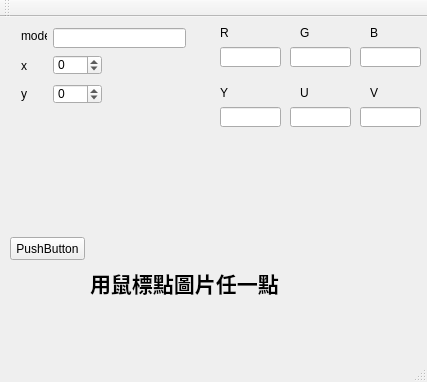
<?xml version="1.0" encoding="UTF-8"?>
<ui version="4.0">
 <class>MainWindow</class>
 <widget class="QMainWindow" name="MainWindow">
  <property name="geometry">
   <rect>
    <x>0</x>
    <y>0</y>
    <width>427</width>
    <height>382</height>
   </rect>
  </property>
  <property name="windowTitle">
   <string>MainWindow</string>
  </property>
  <widget class="QWidget" name="centralWidget">
   <widget class="QLabel" name="label">
    <property name="geometry">
     <rect>
      <x>21</x>
      <y>11</y>
      <width>26</width>
      <height>16</height>
     </rect>
    </property>
    <property name="mouseTracking">
     <bool>true</bool>
    </property>
    <property name="text">
     <string>mode</string>
    </property>
   </widget>
   <widget class="QLineEdit" name="lineEdit">
    <property name="geometry">
     <rect>
      <x>53</x>
      <y>11</y>
      <width>133</width>
      <height>20</height>
     </rect>
    </property>
   </widget>
   <widget class="QSpinBox" name="xPosSpinBox">
    <property name="geometry">
     <rect>
      <x>53</x>
      <y>38</y>
      <width>49</width>
      <height>20</height>
     </rect>
    </property>
    <property name="minimum">
     <number>-100</number>
    </property>
    <property name="maximum">
     <number>1000</number>
    </property>
   </widget>
   <widget class="QSpinBox" name="yPosSpinBox">
    <property name="geometry">
     <rect>
      <x>53</x>
      <y>67</y>
      <width>49</width>
      <height>20</height>
     </rect>
    </property>
    <property name="mouseTracking">
     <bool>true</bool>
    </property>
    <property name="minimum">
     <number>-100</number>
    </property>
    <property name="maximum">
     <number>1000</number>
    </property>
   </widget>
   <widget class="QLabel" name="label_3">
    <property name="geometry">
     <rect>
      <x>21</x>
      <y>37</y>
      <width>16</width>
      <height>23</height>
     </rect>
    </property>
    <property name="mouseTracking">
     <bool>true</bool>
    </property>
    <property name="text">
     <string>x</string>
    </property>
    <property name="margin">
     <number>5</number>
    </property>
   </widget>
   <widget class="QLabel" name="label_4">
    <property name="geometry">
     <rect>
      <x>21</x>
      <y>66</y>
      <width>16</width>
      <height>23</height>
     </rect>
    </property>
    <property name="mouseTracking">
     <bool>true</bool>
    </property>
    <property name="layoutDirection">
     <enum>Qt::LeftToRight</enum>
    </property>
    <property name="text">
     <string>y</string>
    </property>
    <property name="textFormat">
     <enum>Qt::RichText</enum>
    </property>
    <property name="margin">
     <number>5</number>
    </property>
   </widget>
   <widget class="QLabel" name="label_2">
    <property name="geometry">
     <rect>
      <x>20</x>
      <y>100</y>
      <width>100</width>
      <height>100</height>
     </rect>
    </property>
    <property name="text">
     <string/>
    </property>
   </widget>
   <widget class="QPushButton" name="pushButton">
    <property name="geometry">
     <rect>
      <x>10</x>
      <y>220</y>
      <width>75</width>
      <height>23</height>
     </rect>
    </property>
    <property name="text">
     <string>PushButton</string>
    </property>
   </widget>
   <widget class="QLabel" name="label_5">
    <property name="geometry">
     <rect>
      <x>90</x>
      <y>250</y>
      <width>231</width>
      <height>31</height>
     </rect>
    </property>
    <property name="font">
     <font>
      <family>Agency FB</family>
      <pointsize>16</pointsize>
      <weight>75</weight>
      <bold>true</bold>
     </font>
    </property>
    <property name="text">
     <string>用鼠標點圖片任一點</string>
    </property>
   </widget>
   <widget class="QLineEdit" name="lineEdit_2">
    <property name="geometry">
     <rect>
      <x>220</x>
      <y>30</y>
      <width>61</width>
      <height>20</height>
     </rect>
    </property>
   </widget>
   <widget class="QLineEdit" name="lineEdit_3">
    <property name="geometry">
     <rect>
      <x>290</x>
      <y>30</y>
      <width>61</width>
      <height>20</height>
     </rect>
    </property>
   </widget>
   <widget class="QLineEdit" name="lineEdit_4">
    <property name="geometry">
     <rect>
      <x>360</x>
      <y>30</y>
      <width>61</width>
      <height>20</height>
     </rect>
    </property>
   </widget>
   <widget class="QLineEdit" name="lineEdit_5">
    <property name="geometry">
     <rect>
      <x>220</x>
      <y>90</y>
      <width>61</width>
      <height>20</height>
     </rect>
    </property>
   </widget>
   <widget class="QLineEdit" name="lineEdit_6">
    <property name="geometry">
     <rect>
      <x>290</x>
      <y>90</y>
      <width>61</width>
      <height>20</height>
     </rect>
    </property>
   </widget>
   <widget class="QLineEdit" name="lineEdit_7">
    <property name="geometry">
     <rect>
      <x>360</x>
      <y>90</y>
      <width>61</width>
      <height>20</height>
     </rect>
    </property>
   </widget>
   <widget class="QLabel" name="label_6">
    <property name="geometry">
     <rect>
      <x>220</x>
      <y>10</y>
      <width>47</width>
      <height>12</height>
     </rect>
    </property>
    <property name="text">
     <string>R</string>
    </property>
   </widget>
   <widget class="QLabel" name="label_7">
    <property name="geometry">
     <rect>
      <x>300</x>
      <y>10</y>
      <width>47</width>
      <height>12</height>
     </rect>
    </property>
    <property name="text">
     <string>G</string>
    </property>
   </widget>
   <widget class="QLabel" name="label_8">
    <property name="geometry">
     <rect>
      <x>370</x>
      <y>10</y>
      <width>47</width>
      <height>12</height>
     </rect>
    </property>
    <property name="text">
     <string>B</string>
    </property>
   </widget>
   <widget class="QLabel" name="label_9">
    <property name="geometry">
     <rect>
      <x>220</x>
      <y>70</y>
      <width>47</width>
      <height>12</height>
     </rect>
    </property>
    <property name="text">
     <string>Y</string>
    </property>
   </widget>
   <widget class="QLabel" name="label_10">
    <property name="geometry">
     <rect>
      <x>300</x>
      <y>70</y>
      <width>47</width>
      <height>12</height>
     </rect>
    </property>
    <property name="text">
     <string>U</string>
    </property>
   </widget>
   <widget class="QLabel" name="label_11">
    <property name="geometry">
     <rect>
      <x>370</x>
      <y>70</y>
      <width>47</width>
      <height>12</height>
     </rect>
    </property>
    <property name="text">
     <string>V</string>
    </property>
   </widget>
  </widget>
  <widget class="QToolBar" name="mainToolBar">
   <attribute name="toolBarArea">
    <enum>TopToolBarArea</enum>
   </attribute>
   <attribute name="toolBarBreak">
    <bool>false</bool>
   </attribute>
  </widget>
  <widget class="QStatusBar" name="statusBar"/>
 </widget>
 <layoutdefault spacing="6" margin="11"/>
 <resources/>
 <connections/>
</ui>
